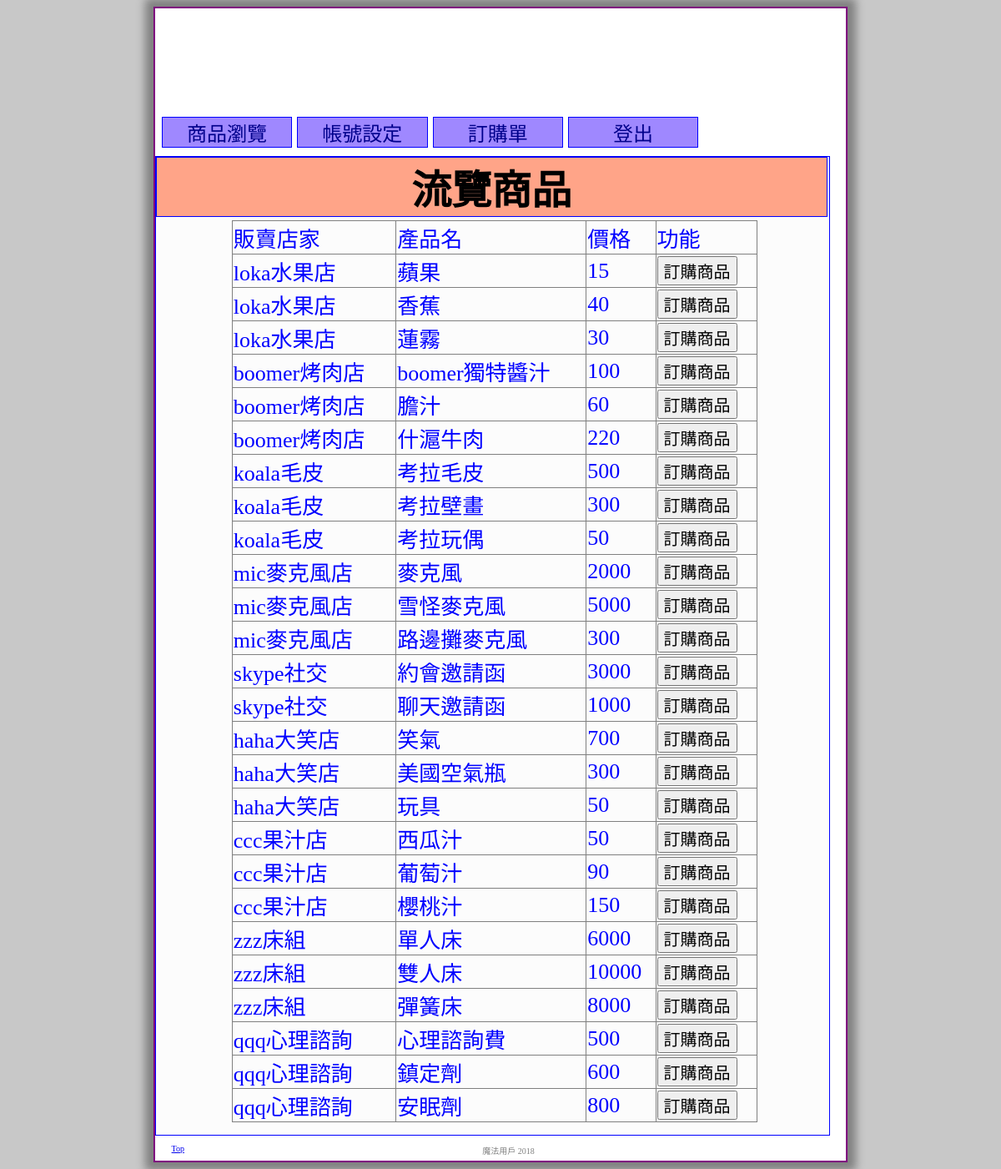
Page /user/train-6-itemslist.php (signed in) on the committed database.
### tables this page shows
CREATE TABLE `items` (
  `id` int(11) NOT NULL,
  `name` varchar(30) NOT NULL,
  `money` int(10) NOT NULL,
  `store_account` varchar(20) NOT NULL,
  `items_store_name` varchar(20) NOT NULL
);

### user/train-6-itemslist.php (the view, shortened to what this page needs)
<?php
 include "header.php";
 include "../db.php";
 $sel_all = "SELECT * FROM items";
 $sel_all_it = mysqli_query($sql,$sel_all);
?>
<div class="content" align="center">
	<h1 class="mytitle">流覽商品</h1>
  <table class="boomer">
  <?php
    echo "<tr>";
      echo  "<td>販賣店家</td>";
      echo  "<td>產品名</td>";
      echo  "<td>價格</td>";
      echo  "<td>功能</td>";
    echo "</tr>";
    for($i=1;$i<=mysqli_num_rows($sel_all_it);$i++){
      $list_it =mysqli_fetch_row($sel_all_it);
      echo "<tr>";
      echo "<td>".$list_it[4]."</td>";
      echo "<td>".$list_it[1]."</td>";
      echo "<td>".$list_it[2]."</td>";
      echo "<td >";
      echo "<form action='train-6-itemorder.php' method='post' onSubmit='return returnvalue'>";
      echo "<button style='font-size:20px' type='submit' name='fun' value='update'>訂購商品</button></form>";
      echo "</td>";
      echo "</tr>";
    }
  ?>
  </table>
</div>
<?php
  include "footer.php";
?>

### css/style3.css (style rules this page uses)
body { background-color:rgba(200,200,200,1); font-size:18pt; font-family:'新細明體' , 'MS Outlook'; }
form { margin:opx; display:inline; }
.content { width:95%; border : 1px solid blue; float : none; margin-bottom:30px; padding: 10px; background-color: rgba(200,200,200,0.05); }
.content h1.mytitle { width:102%; border: 1px solid blue; margin-left:-10px; margin-top:-10px; margin-bottom:-1px; padding-right: 0px; background-color: #FFA488; color:black; }

### css/style_tables.css (style rules this page uses)
table.boomer { border: 1px solid gray; margin:5px 5px 5px 10px; color:blue; border-collapse: collapse; font-size: 26px; width: 80%; }
table.boomer td , table.boomer th { border: 1px solid gray; }

### rows in the picture
items: items_store_name "loka水果店", name "蘋果", money "15"
items: items_store_name "loka水果店", name "香蕉", money "40"
items: items_store_name "loka水果店", name "蓮霧", money "30"
items: items_store_name "boomer烤肉店", name "boomer獨特醬汁", money "100"
items: items_store_name "boomer烤肉店", name "膽汁", money "60"
items: items_store_name "boomer烤肉店", name "什滬牛肉", money "220"
items: items_store_name "koala毛皮", name "考拉毛皮", money "500"
items: items_store_name "koala毛皮", name "考拉壁畫", money "300"
items: items_store_name "koala毛皮", name "考拉玩偶", money "50"
items: items_store_name "mic麥克風店", name "麥克風", money "2000"
items: items_store_name "mic麥克風店", name "雪怪麥克風", money "5000"
items: items_store_name "mic麥克風店", name "路邊攤麥克風", money "300"
items: items_store_name "skype社交", name "約會邀請函", money "3000"
items: items_store_name "skype社交", name "聊天邀請函", money "1000"
items: items_store_name "haha大笑店", name "笑氣", money "700"
items: items_store_name "haha大笑店", name "美國空氣瓶", money "300"
items: items_store_name "haha大笑店", name "玩具", money "50"
items: items_store_name "ccc果汁店", name "西瓜汁", money "50"
items: items_store_name "ccc果汁店", name "葡萄汁", money "90"
items: items_store_name "ccc果汁店", name "櫻桃汁", money "150"
items: items_store_name "zzz床組", name "單人床", money "6000"
items: items_store_name "zzz床組", name "雙人床", money "10000"
items: items_store_name "zzz床組", name "彈簧床", money "8000"
items: items_store_name "qqq心理諮詢", name "心理諮詢費", money "500"
items: items_store_name "qqq心理諮詢", name "鎮定劑", money "600"
items: items_store_name "qqq心理諮詢", name "安眠劑", money "800"
